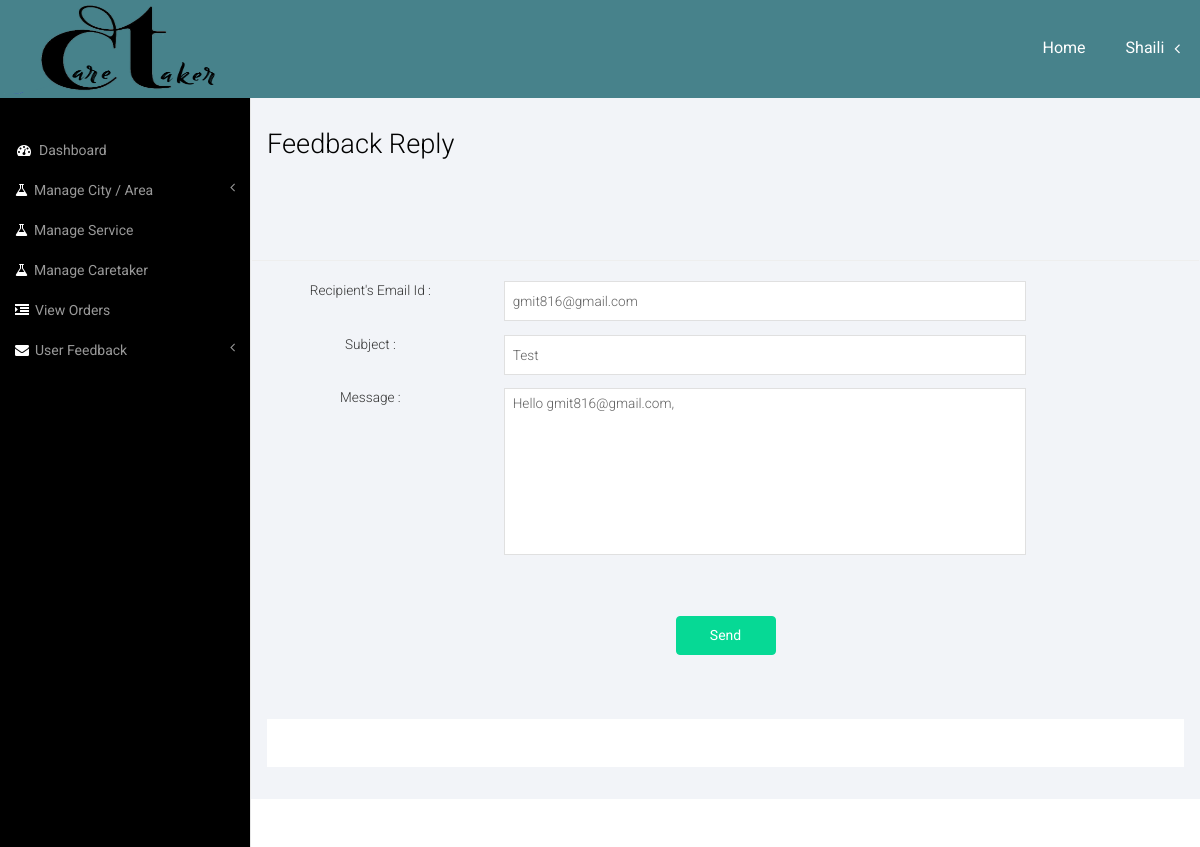
Screenshot of /Admin/Message_Send.php?id=1 (signed in) with the database file from the repository.
### tables this page shows
CREATE TABLE IF NOT EXISTS `feedback_master` (
`Feedback_id` int(8) NOT NULL,
  `Email_ID` varchar(32) NOT NULL,
  `User_type` varchar(8) NOT NULL,
  `Subject` varchar(64) NOT NULL,
  `Message` text NOT NULL,
  `Time_Stamp` datetime NOT NULL,
  `Reply` text,
  `Replied` tinyint(1) NOT NULL DEFAULT '0'
);

### Admin/Message_Send.php (the view, shortened to what this page needs)
<!DOCTYPE HTML>
<html>
<?php
require_once("Navigation.php");
?>
<head>
</head>
<body>
<div id="wrapper">
    <div id="page-wrapper" style="margin-top: 98px;">
        <div class="graphs">
            <div class="xs">
                <h3>Feedback Reply</h3>
                <div class="tab-content" style="margin-top: 80px;">
                    <div class="tab-pane active" id="horizontal-form">
                        <?php
                        $id=$_GET['id'];
                        $selectSQL = mysql_query("SELECT * FROM `feedback_master` WHERE `Feedback_id`=$id");
                        if( !$selectSQL ){
                            echo 'Retrieval of data from Database Failed - #'.mysql_errno().': '.mysql_error();
                        }
                        else{
                            $row= mysql_fetch_row($selectSQL);
                        ?>
                        <form class="form-horizontal" action="Utility_Message_Send.php" method="post">
                            <div class="form-group">
                                <hr>
                                <label class="col-sm-3" align="center">Recipient's Email Id : </label>
                                <div class="col-sm-7">
                                    <input type="text" name="REmail_ID" value="<?php echo $row[1];?>" class="form-control1 control3">
                                </div>
                                <div class="col-sm-1">&nbsp;</div>
                                <label class="col-sm-3" align="center">Subject : </label>
                                <div class="col-sm-7">
                                    <input type="text" name="Subject" value="<?php echo $row[3];?>" class="form-control1 control3">
                                </div>
                                <div class="col-sm-1">&nbsp;</div>
                                <label class="col-sm-3" align="center">Message : </label>
                                <div class="col-sm-7">
                                    <textarea rows="8" name="Message" class="form-control1 control3" style="resize: none; height: auto">Hello <?php echo $row[1];?>,&#13;&#10;</textarea>
                                </div>
                                <div class="col-sm-12" align="center" style="margin-top: 40px;">
                                    <input type="submit" class="btn btn-warning btn-warng1" name="submit" value="Send" style="width: 100px;">
                                </div>
                            </div>
                        </form>
                        <?php } ?>
                    </div>
                </div>
                <div class="copy_layout">
                </div>
            </div>
        </div>
    </div>
</body>
</html>

### css/style.css (style rules this page uses)
h4, h5, h6, h1, h2, h3 { margin-top: 0; }
html, body { font-family: 'Roboto', sans-serif; font-size: 100%; background:#000; overflow-x: hidden; }
.but_list, .tab-content { margin:1.5em 0 0 0; }
.graphs { padding: 2em 1em; background: #f2f4f8; font-family: 'Roboto', sans-serif; }
.form-control1, .form-control_2.input-sm { border: 1px solid #e0e0e0; padding: 5px 8px; color: #616161; background: #fff; box-shadow: none !important; width: 100%; font-size: 0.85em; font-weight: 300; height: 40px; border-radius: 0; -webkit-appearance: none; }
.control3 { margin:0 0 1em 0; }
.btn-warning { color: #fff; background-color:rgb(6, 217, 149); border-color:rgb(6, 217, 149); padding:8.5px 12px; }
.xs h3, .widget_head { color:#000; font-size:1.7em; font-weight:300; margin-bottom: 1em; }
.tab-content > .active { display: block; visibility: visible; }
.radio label, .checkbox label, label { font-size: 0.85em; font-weight:300; vertical-align: middle; }
.copy_layout { padding:1.5em 0; background:#fff; text-align:center; margin: 4em 0 0em 0; }

### css/custom.css (style rules this page uses)
#wrapper { width: 100%; }
#page-wrapper { min-height: 568px; background-color: #fff; }
@media (min-width:768px) { #page-wrapper { position: inherit; margin: 0 0 0 250px; border-left: 1px solid #e7e7e7; } }

### rows the page displays
feedback_master: REmail_ID "gmit816@gmail.com", Subject "Test", Message "Hello gmit816@gmail.com,"

### other values shown
$_SESSION["First_name"] "Shaili"
